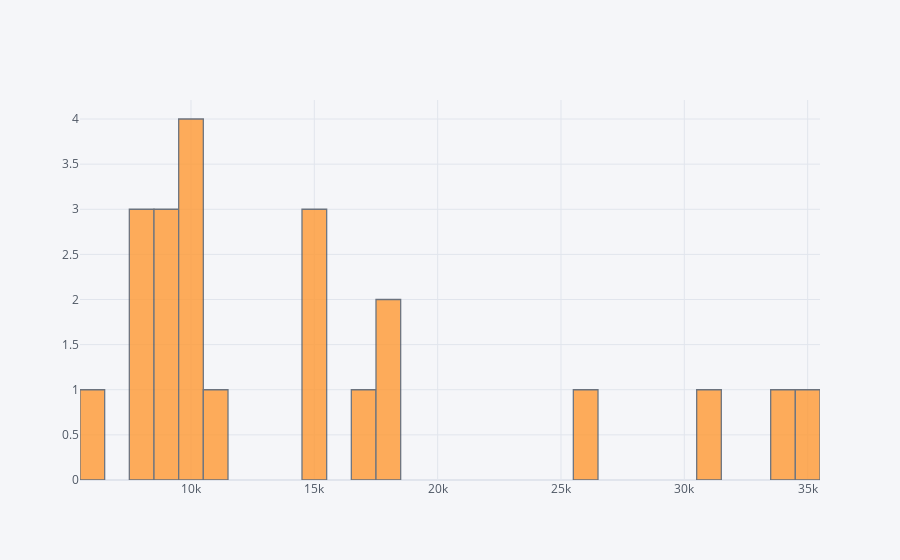

The notebook cell saved with this chart:
### Markdown cell above
### Model & Price

### Code cell
print(df1.groupby('model')['price'].mean().sort_values())
print()
df1.groupby('model')['price'].mean().iplot(kind='histogram',subplots=True,bins=50)

### Figure 1 — Plotly figure (JSON) as saved in the notebook; plotly's stock layout.template omitted (floating-point values rounded to 4 significant figures)
{"data": [{"histfunc": "count", "histnorm": "", "marker": {"color": "rgba(255, 153, 51, 1.0)", "line": {"color": "#4D5663", "width": 1.3}}, "name": "price", "nbinsx": 50, "opacity": 0.8, "orientation": "v", "type": "histogram", "x": [10650.0, 10420.0, 31400.0, 9886.0, 10080.0, 15500.0, 17860.0, 26120.0, 33647, 6007, 7875.0, 8185.0, 8916.0, 34600, 16503, 9240.0, 15490.0, 7963.0, 9595, 15220.0, 8541.0, 18060.0], "xaxis": "x", "yaxis": "y"}], "layout": {"barmode": "overlay", "legend": {"bgcolor": "#F5F6F9", "font": {"color": "#4D5663"}}, "paper_bgcolor": "#F5F6F9", "plot_bgcolor": "#F5F6F9", "title": {"font": {"color": "#4D5663"}}, "xaxis": {"anchor": "y", "domain": [0, 1], "gridcolor": "#E1E5ED", "showgrid": true, "tickfont": {"color": "#4D5663"}, "title": {"font": {"color": "#4D5663"}, "text": ""}, "zerolinecolor": "#E1E5ED"}, "yaxis": {"anchor": "x", "domain": [0, 1], "gridcolor": "#E1E5ED", "showgrid": true, "tickfont": {"color": "#4D5663"}, "title": {"font": {"color": "#4D5663"}, "text": ""}, "zerolinecolor": "#E1E5ED"}}}
